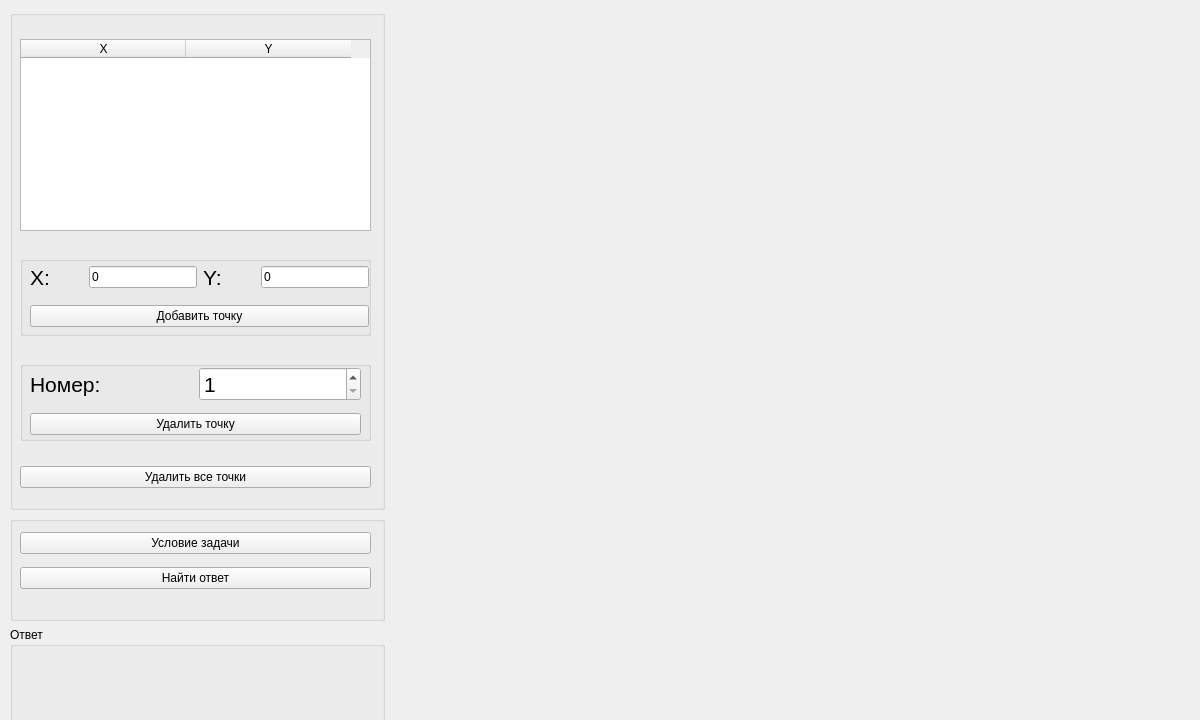
<?xml version="1.0" encoding="UTF-8"?>
<ui version="4.0">
 <class>MainWindow</class>
 <widget class="QMainWindow" name="MainWindow">
  <property name="enabled">
   <bool>true</bool>
  </property>
  <property name="geometry">
   <rect>
    <x>0</x>
    <y>0</y>
    <width>1200</width>
    <height>720</height>
   </rect>
  </property>
  <property name="sizePolicy">
   <sizepolicy hsizetype="Preferred" vsizetype="Preferred">
    <horstretch>0</horstretch>
    <verstretch>0</verstretch>
   </sizepolicy>
  </property>
  <property name="minimumSize">
   <size>
    <width>1200</width>
    <height>720</height>
   </size>
  </property>
  <property name="maximumSize">
   <size>
    <width>1200</width>
    <height>720</height>
   </size>
  </property>
  <property name="windowTitle">
   <string>Lab_01</string>
  </property>
  <widget class="QWidget" name="centralwidget">
   <widget class="QWidget" name="horizontalLayoutWidget">
    <property name="geometry">
     <rect>
      <x>10</x>
      <y>10</y>
      <width>1181</width>
      <height>731</height>
     </rect>
    </property>
    <layout class="QHBoxLayout" name="horizontalLayout">
     <property name="sizeConstraint">
      <enum>QLayout::SetMaximumSize</enum>
     </property>
     <property name="bottomMargin">
      <number>10</number>
     </property>
     <item>
      <layout class="QVBoxLayout" name="verticalLayout_2">
       <item>
        <widget class="QGroupBox" name="groupBox">
         <property name="sizePolicy">
          <sizepolicy hsizetype="Preferred" vsizetype="Minimum">
           <horstretch>0</horstretch>
           <verstretch>0</verstretch>
          </sizepolicy>
         </property>
         <property name="minimumSize">
          <size>
           <width>0</width>
           <height>500</height>
          </size>
         </property>
         <property name="maximumSize">
          <size>
           <width>16777215</width>
           <height>16777215</height>
          </size>
         </property>
         <property name="title">
          <string/>
         </property>
         <widget class="QWidget" name="verticalLayoutWidget_2">
          <property name="geometry">
           <rect>
            <x>10</x>
            <y>10</y>
            <width>351</width>
            <height>491</height>
           </rect>
          </property>
          <layout class="QVBoxLayout" name="verticalLayout_3" stretch="0,0,0,0">
           <property name="spacing">
            <number>-1</number>
           </property>
           <property name="sizeConstraint">
            <enum>QLayout::SetDefaultConstraint</enum>
           </property>
           <item>
            <widget class="QTableWidget" name="table_points">
             <property name="enabled">
              <bool>true</bool>
             </property>
             <property name="sizePolicy">
              <sizepolicy hsizetype="Expanding" vsizetype="Maximum">
               <horstretch>0</horstretch>
               <verstretch>0</verstretch>
              </sizepolicy>
             </property>
             <property name="editTriggers">
              <set>QAbstractItemView::DoubleClicked|QAbstractItemView::EditKeyPressed</set>
             </property>
             <property name="tabKeyNavigation">
              <bool>false</bool>
             </property>
             <property name="showDropIndicator" stdset="0">
              <bool>true</bool>
             </property>
             <property name="dragDropOverwriteMode">
              <bool>false</bool>
             </property>
             <property name="rowCount">
              <number>0</number>
             </property>
             <property name="columnCount">
              <number>2</number>
             </property>
             <attribute name="horizontalHeaderCascadingSectionResizes">
              <bool>false</bool>
             </attribute>
             <attribute name="horizontalHeaderMinimumSectionSize">
              <number>30</number>
             </attribute>
             <attribute name="horizontalHeaderDefaultSectionSize">
              <number>165</number>
             </attribute>
             <attribute name="verticalHeaderVisible">
              <bool>true</bool>
             </attribute>
             <attribute name="verticalHeaderDefaultSectionSize">
              <number>30</number>
             </attribute>
             <column>
              <property name="text">
               <string>X</string>
              </property>
             </column>
             <column>
              <property name="text">
               <string>Y</string>
              </property>
             </column>
            </widget>
           </item>
           <item>
            <widget class="QGroupBox" name="groupBox_2">
             <property name="maximumSize">
              <size>
               <width>16777215</width>
               <height>80</height>
              </size>
             </property>
             <property name="title">
              <string/>
             </property>
             <widget class="QWidget" name="verticalLayoutWidget">
              <property name="geometry">
               <rect>
                <x>10</x>
                <y>0</y>
                <width>339</width>
                <height>80</height>
               </rect>
              </property>
              <layout class="QVBoxLayout" name="verticalLayout">
               <item>
                <layout class="QHBoxLayout" name="horizontalLayout_2">
                 <item>
                  <layout class="QHBoxLayout" name="horizontalLayout_3">
                   <item>
                    <widget class="QLabel" name="label">
                     <property name="font">
                      <font>
                       <pointsize>16</pointsize>
                      </font>
                     </property>
                     <property name="text">
                      <string>X:</string>
                     </property>
                    </widget>
                   </item>
                   <item>
                    <widget class="QLineEdit" name="input_X">
                     <property name="sizePolicy">
                      <sizepolicy hsizetype="Minimum" vsizetype="Fixed">
                       <horstretch>0</horstretch>
                       <verstretch>0</verstretch>
                      </sizepolicy>
                     </property>
                     <property name="text">
                      <string>0</string>
                     </property>
                     <property name="placeholderText">
                      <string/>
                     </property>
                    </widget>
                   </item>
                  </layout>
                 </item>
                 <item>
                  <layout class="QHBoxLayout" name="horizontalLayout_4">
                   <item>
                    <widget class="QLabel" name="label_2">
                     <property name="font">
                      <font>
                       <pointsize>16</pointsize>
                      </font>
                     </property>
                     <property name="text">
                      <string>Y:</string>
                     </property>
                    </widget>
                   </item>
                   <item>
                    <widget class="QLineEdit" name="input_Y">
                     <property name="sizePolicy">
                      <sizepolicy hsizetype="Minimum" vsizetype="Fixed">
                       <horstretch>0</horstretch>
                       <verstretch>0</verstretch>
                      </sizepolicy>
                     </property>
                     <property name="text">
                      <string>0</string>
                     </property>
                    </widget>
                   </item>
                  </layout>
                 </item>
                </layout>
               </item>
               <item>
                <widget class="QPushButton" name="btn_add_point">
                 <property name="text">
                  <string>Добавить точку</string>
                 </property>
                </widget>
               </item>
              </layout>
             </widget>
            </widget>
           </item>
           <item>
            <widget class="QGroupBox" name="groupBox_4">
             <property name="maximumSize">
              <size>
               <width>16777215</width>
               <height>80</height>
              </size>
             </property>
             <property name="title">
              <string/>
             </property>
             <widget class="QWidget" name="verticalLayoutWidget_3">
              <property name="geometry">
               <rect>
                <x>10</x>
                <y>0</y>
                <width>331</width>
                <height>80</height>
               </rect>
              </property>
              <layout class="QVBoxLayout" name="verticalLayout_4">
               <item>
                <layout class="QHBoxLayout" name="horizontalLayout_5">
                 <item>
                  <layout class="QHBoxLayout" name="horizontalLayout_7">
                   <item>
                    <widget class="QLabel" name="label_3">
                     <property name="font">
                      <font>
                       <pointsize>16</pointsize>
                      </font>
                     </property>
                     <property name="text">
                      <string>Номер:</string>
                     </property>
                    </widget>
                   </item>
                   <item>
                    <widget class="QSpinBox" name="input_index">
                     <property name="font">
                      <font>
                       <pointsize>16</pointsize>
                      </font>
                     </property>
                     <property name="minimum">
                      <number>1</number>
                     </property>
                     <property name="maximum">
                      <number>999999999</number>
                     </property>
                    </widget>
                   </item>
                  </layout>
                 </item>
                </layout>
               </item>
               <item>
                <widget class="QPushButton" name="btn_del_point">
                 <property name="text">
                  <string>Удалить точку</string>
                 </property>
                </widget>
               </item>
              </layout>
             </widget>
            </widget>
           </item>
           <item>
            <widget class="QPushButton" name="btn_del_points">
             <property name="text">
              <string>Удалить все точки</string>
             </property>
            </widget>
           </item>
          </layout>
         </widget>
        </widget>
       </item>
       <item>
        <widget class="QGroupBox" name="groupBox_5">
         <property name="title">
          <string/>
         </property>
         <widget class="QWidget" name="verticalLayoutWidget_4">
          <property name="geometry">
           <rect>
            <x>10</x>
            <y>9</y>
            <width>351</width>
            <height>71</height>
           </rect>
          </property>
          <layout class="QVBoxLayout" name="verticalLayout_5">
           <item>
            <widget class="QPushButton" name="btn_task">
             <property name="text">
              <string>Условие задачи</string>
             </property>
            </widget>
           </item>
           <item>
            <widget class="QPushButton" name="btn_get_result">
             <property name="text">
              <string>Найти ответ</string>
             </property>
            </widget>
           </item>
          </layout>
         </widget>
        </widget>
       </item>
       <item>
        <widget class="QGroupBox" name="groupBox_3">
         <property name="maximumSize">
          <size>
           <width>16777215</width>
           <height>120</height>
          </size>
         </property>
         <property name="title">
          <string>Ответ</string>
         </property>
         <widget class="QLabel" name="lable_answer">
          <property name="geometry">
           <rect>
            <x>7</x>
            <y>25</y>
            <width>351</width>
            <height>61</height>
           </rect>
          </property>
          <property name="text">
           <string/>
          </property>
          <property name="alignment">
           <set>Qt::AlignLeading|Qt::AlignLeft|Qt::AlignTop</set>
          </property>
         </widget>
        </widget>
       </item>
      </layout>
     </item>
     <item>
      <widget class="QLabel" name="graphic_lable">
       <property name="sizePolicy">
        <sizepolicy hsizetype="Minimum" vsizetype="MinimumExpanding">
         <horstretch>0</horstretch>
         <verstretch>0</verstretch>
        </sizepolicy>
       </property>
       <property name="minimumSize">
        <size>
         <width>800</width>
         <height>690</height>
        </size>
       </property>
       <property name="text">
        <string/>
       </property>
      </widget>
     </item>
    </layout>
   </widget>
  </widget>
 </widget>
 <resources/>
 <connections/>
</ui>
